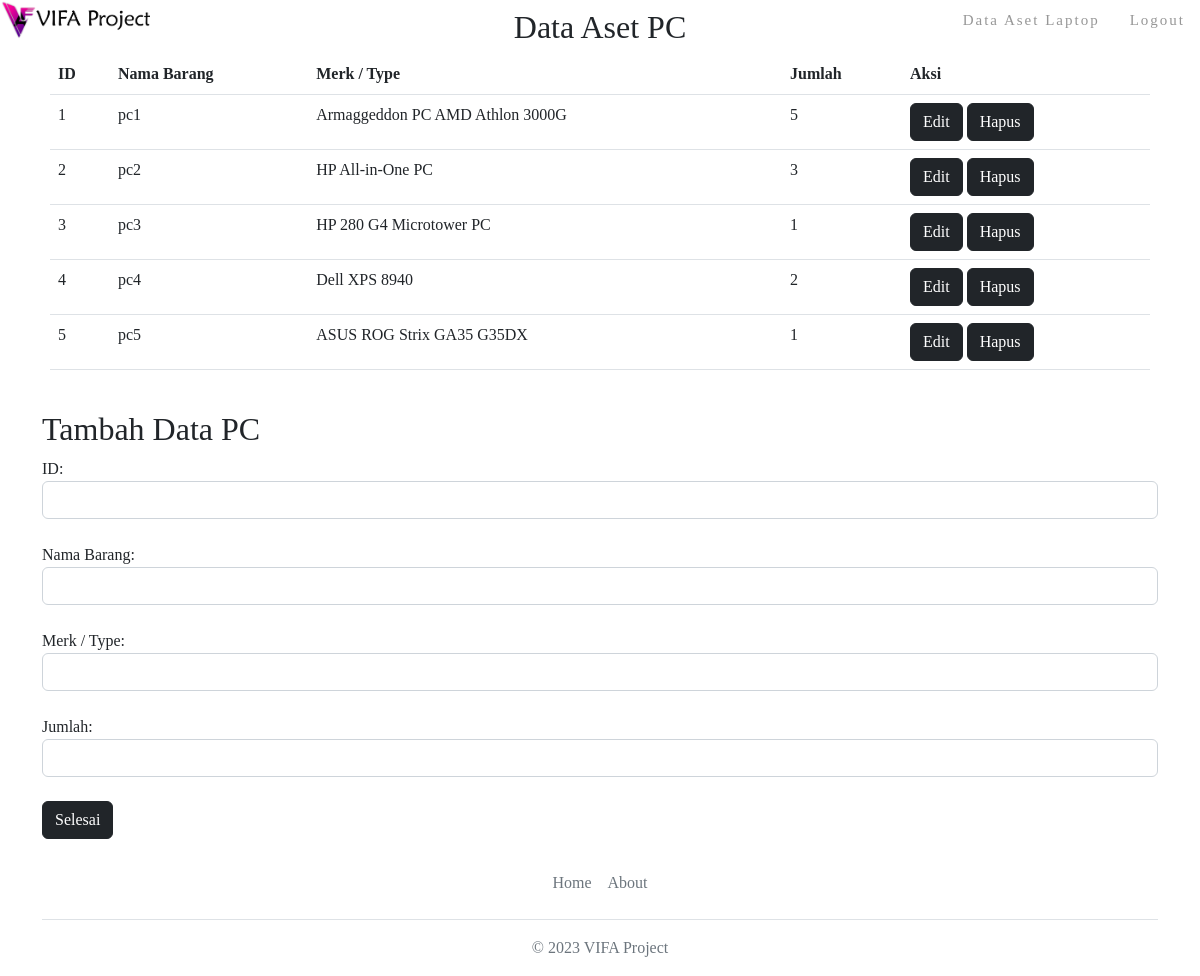
Page /index_lgn.php?page=datapc (signed in) on the committed database.
### tables this page shows
CREATE TABLE `pc` (
  `id` int(3) NOT NULL,
  `namabarang` varchar(100) NOT NULL,
  `merk` varchar(50) NOT NULL,
  `jumlah` varchar(10) NOT NULL
);

### koneksi.php (called while the page is built, shortened)
<?php
$conn = mysqli_connect("localhost","root","","dbaset");
function query($query){
    global $conn;
    $result = mysqli_query($conn,$query);
    $rows = [];
    while ($row = mysqli_fetch_assoc($result)){
        $rows[] = $row;
    }
    return $rows;
}

### data_pc.php (the view, shortened to what this page needs)
<!DOCTYPE html>
<html lang="en">
<head>
	<link rel="stylesheet" href="style.css">
	<link rel="stylesheet" href="bootstrap.bundle.js">
	<link rel="stylesheet" href="bootstrap.css">
</head>
<body>
<header >
		<img src="vinav.png" id="logo" width='150'>
		<ul class="my-auto">
			<li><a href="index_lgn.php">Data Aset Laptop</a></li>
			<li><a href="logout.php">Logout</a></li>
		</ul>
	</header>
	<section class="table" id="table">
		<div class="container">
			<div class="row">
				<div class="col-sm-12">
					<h2 class="text-center">Data Aset PC</h2>
						<div class="container">
            				<table class="table table-hover">
                				<tr>
                    				<th>ID</th>
                    				<th>Nama Barang</th>
                    				<th>Merk / Type</th>
                    				<th>Jumlah</th>
                    				<th>Aksi</th>
                				</tr>
                				<?php foreach ($ia as $row) :?>
            				<tbody>
                				<div>
                    				<tr>
                        				<td><?= $row["id"];?></td>
                        				<td><?= $row["namabarang"];?></td>
                        				<td><?= $row["merk"];?></td>
                        				<td><?= $row["jumlah"];?></td>
                                        <td>
                                            <a class="btn btn-dark" href="edit_pc.php?id=<?= $row["id"];?>">Edit</a>
                                            <a class="btn btn-dark" href="hapus.php?id=<?= $row["id"];?>"
                                            onclick="return confirm('apakah yakin untuk menghapus data ini?');">Hapus</a>
			                            </td>
                    				</tr>
                				</div>
            				</tbody>
            				<?php endforeach;?>
            				</table>
        				</div>
				</div>
			</div>
		</div>
	</section>
<div class="container">
    <h2>Tambah Data PC</h2>
    <form action="" method="POST">
        <div class="form-group">
            <label for="id">ID: </label>
            <input type="text" class="form-control" name="id" id="id" required autocomplete="off">
        </div>
        <br>
        <div class="form-group">
            <label for="namabarang">Nama Barang: </label>
            <input type="text" class="form-control" name="namabarang" id="namabarang" required autocomplete="off">
        </div>
        <br>
        <div class="form-group">
            <label for="merk">Merk / Type: </label>
            <input type="text" class="form-control" name="merk" id="merk" required autocomplete="off">
        </div>
        <br>
        <div class="form-group">
            <label for="jumlah">Jumlah: </label>
            <input type="text" class="form-control" name="jumlah" id="jumlah" required autocomplete="off">
        </div>
        <br>
        <button type="submit" name="submit" class="btn btn-dark">Selesai</button>
    </form>
</div>
<br>
<div class="container mx-auto">
  <footer class="py-0 my-0">
    <ul class="nav justify-content-center border-bottom pb-3 mb-3">
      <li class="nav-item"><a href="#homelgnpc" class="nav-link px-2 text-muted">Home</a></li>
      <li class="nav-item"><a href="about_lgn.php" class="nav-link px-2 text-muted">About</a></li>
    </ul>
    <p class="text-center text-muted">&copy; 2023 VIFA Project</p>
  </footer>
</div>
</body>
</html>

### style.css (style rules this page uses)
* { padding: 0; margin: 0; box-sizing: border-box; font-family: 'Times New Roman'; }
body { background: #ffffff; }
header { position: fixed; top: 0; left: 0; width: 100%; display: flex; justify-content: space-between; align-items: center; transition: 0.6s; padding: 40px 1000x; z-index: 100000; }
header ul { position: relative; display: flex; justify-content: center; align-items: center; }
header ul li { position: relative; list-style: none; }
header ul li a { position: relative; margin: 5px 15px; text-decoration: none; color: rgb(151, 151, 151); letter-spacing: 2px; transition: 0.6s; font-size: 15px; text-align: center; }
body { background: linear-gradient(0deg, #455A64, 50%, #424e5a); font-family: 'Rubik', sans-serif; background: #455A64; height: 100 !important; }

### rows in the picture
pc: id "1", namabarang "pc1", merk "Armaggeddon PC AMD Athlon 3000G", jumlah "5"
pc: id "2", namabarang "pc2", merk "HP All-in-One PC", jumlah "3"
pc: id "3", namabarang "pc3", merk "HP 280 G4 Microtower PC", jumlah "1"
pc: id "4", namabarang "pc4", merk "Dell XPS 8940", jumlah "2"
pc: id "5", namabarang "pc5", merk "ASUS ROG Strix GA35 G35DX", jumlah "1"
